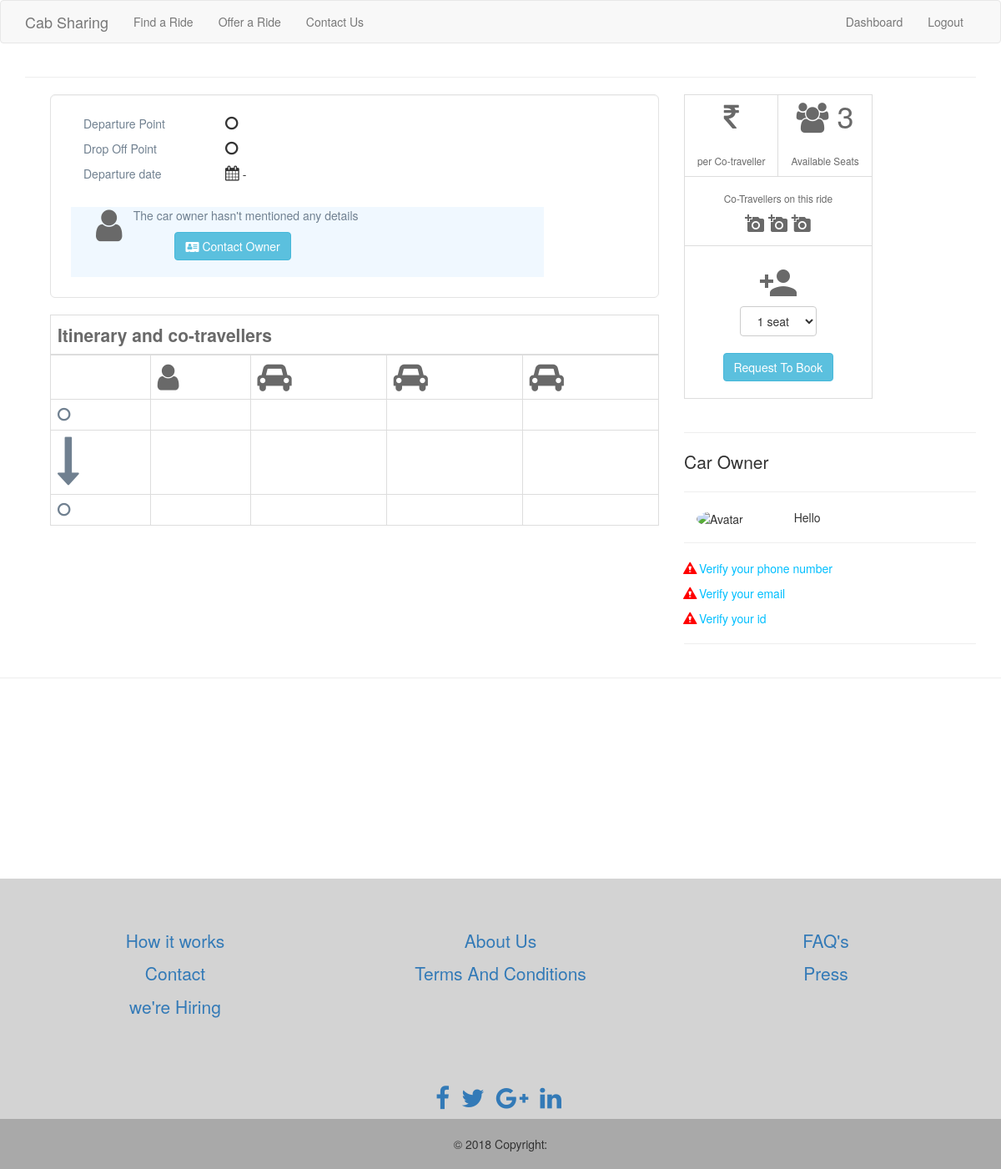
Page /rides_found/14/sankusanku (signed in) on the earlier database version.
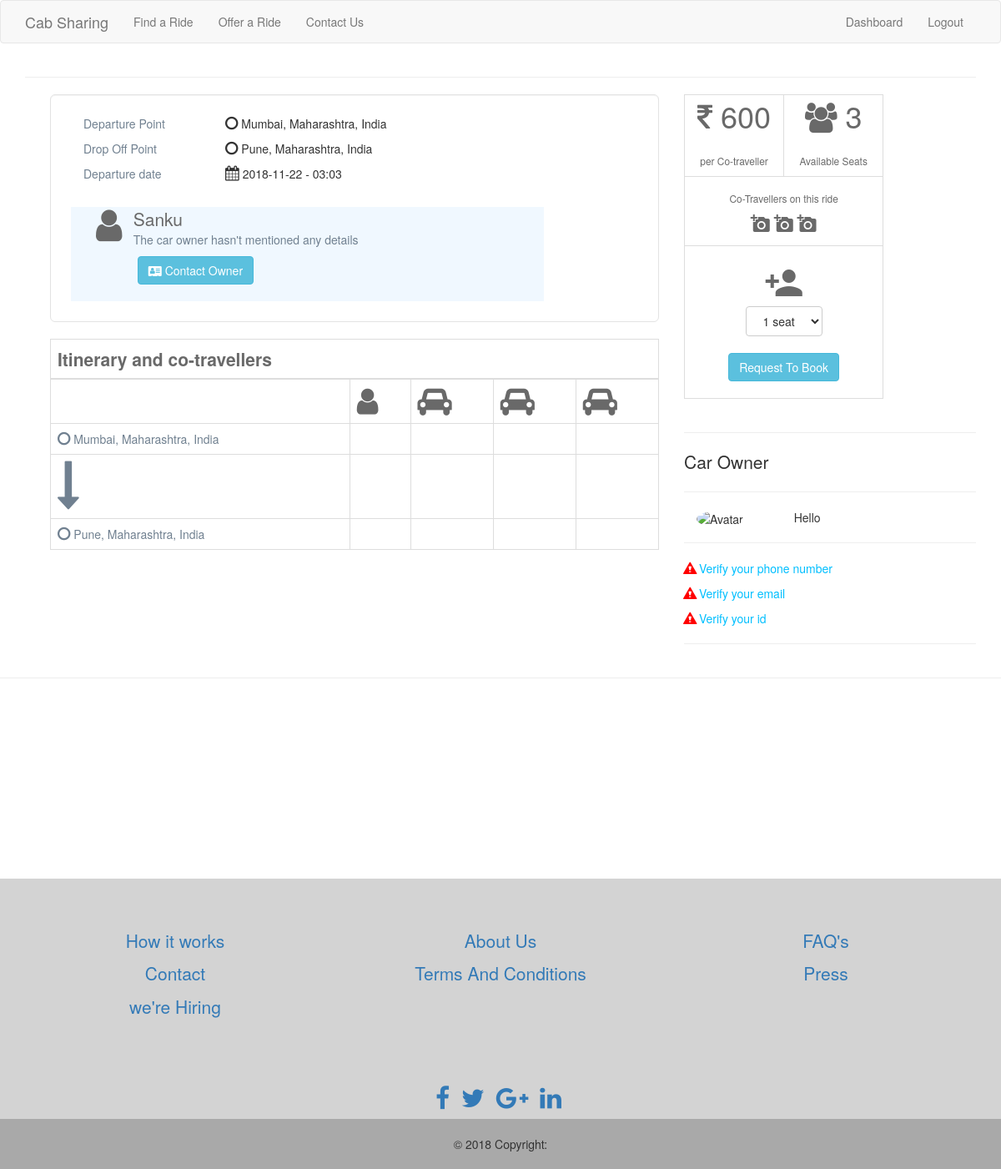
Same page on the later database version.
### tables this page shows
CREATE TABLE "rides_offered" (
	`rideId`	INTEGER PRIMARY KEY AUTOINCREMENT,
	`userName`	text NOT NULL,
	`source`	text NOT NULL,
	`destination`	text NOT NULL,
	`lat1`	text NOT NULL,
	`long1`	text NOT NULL,
	`lat2`	text NOT NULL,
	`long2`	text NOT NULL,
	`offeredDate`	text NOT NULL,
	`offeredTime`	text NOT NULL,
	`offeredPrice`	int NOT NULL,
	`offeredSeats`	NUMERIC NOT NULL,
	`details`	text,
	`valid`	INTEGER NOT NULL
);

CREATE TABLE USERS (

userName text primary key ,
password text not null ,
name text not null ,
phone text not null ,
email text not null unique , 
address text not null
);

### app.py (the view)
@app.route('/rides_found/<string:rideId>/<string:userName>', methods=['GET', 'POST'])
def ride(rideId,userName):
    con = sqlite3.connect("CabSharing.db")
    cur = con.cursor()
    result = cur.execute("SELECT * FROM rides_offered WHERE rideId = ?", [rideId])
    rides = cur.fetchone()
    result1 = cur.execute("SELECT * FROM USERS WHERE userName = ?", [userName])
    user = cur.fetchone()
    cur.execute("select * from rides_requested where rideId = ? and username = ? " , ( rideId , session['username'] ) )
    taken_result = cur.fetchone()
    print(taken_result)
    if taken_result :
        return render_template( 'ride.html', rides=rides , myUserName=session['username'] , flag=1, user=user  )
    return render_template( 'ride.html', rides=rides , myUserName=session['username'] , flag=0, user=user  )

### templates/ride.html (shortened to what this page needs)
{% extends 'layout.html' %}
{% block body %}
  <hr>
  <div class="container ">
    <div class = "col-md-8 " >
      <div class=" col-md-12 well well-lg " style=" background-color:white ">
        <div >
          <div class="col-md-3" style="color:#708090">
            <span>Departure Point</span>
          </div>
          <div class="col-md-9 text-left">
            <p><i class="fa fa-circle-o " style="font-size: 18px"></i> {{rides[2]}}</p>
          </div>
        </div>
        <div >
          <div class="col-md-3" style="color:#708090">
            <span>Drop Off Point</span>
          </div>
          <div class="col-md-9 text-left">
            <p><span><i class="fa fa-circle-o " style="font-size: 18px"></i></span> {{rides[3]}}</p>
          </div>
        </div>
        <div >
          <div class="col-md-3" style="color:#708090">
            <span>Departure date</span>
          </div>
          <div class="col-md-9 text-left">
            <p><i class="fa fa-calendar " style="font-size: 18px"></i> {{rides[8]}} - {{rides[9]}} <br><br></p>
          </div>
        </div>
        <div class="col-md-10 " style=" background-color:#F0F8FF ">
           <div class="col-md-1 " style="color: #696969"><i class="fa fa-user " style="font-size: 44px"></i>
           </div>
           <div class="col-md-10">
            <span class="lead" style="color: #696969">{{user[2]}}</span>
            <p  id="details" style="color:#708090">The car owner hasn't mentioned any details</p>
           </div>
        <div class="col-md-10 ">
          <div class="col-md-1"></div>
          <div class="col-md-8 ">
              <button  class="btn btn-default btn-info"><i class="fa fa-address-card" ></i> Contact Owner</button>
              <br><br>
          </div>
        </div>
        </div>
      </div>
          <table class="table table-bordered" >
        <thead>
          <tr class="lead" style="color: #696969">
            <th colspan="5">Itinerary and co-travellers</th>
          </tr>
        </thead>
        <tbody>
          <tr>
            <td class=" text-bottom"> </td>
            <td style="color: #696969"><i class="fa fa-user " style="font-size: 36px"></i></td>
            <td style="color: #696969"><i class="fa fa-automobile " style="font-size: 36px"></i></td>
            <td style="color: #696969"><i class="fa fa-automobile " style="font-size: 36px"></i></td>
            <td style="color: #696969"><i class="fa fa-automobile " style="font-size: 36px"></i></td>
          </tr>
          <tr>
            <td style="color:#708090"><i class="fa fa-circle-o " style="font-size: 18px"></i> {{rides[2]}}</td>
            <td></td>
            <td></td>
            <td></td>
            <td></td>
          </tr>
          <tr>
            <td style="color:#708090"><i class="fa fa-long-arrow-down" style="font-size:60px"></i></td>
            <td></td>
            <td></td>
            <td></td>
            <td></td>
          </tr>
          <tr>
            <td style="color:#708090"><i class="fa fa-circle-o " style="font-size: 18px"></i> {{rides[3]}}</td>
            <td></td>
            <td></td>
            <td></td>
            <td></td>
          </tr>
        </tbody>
      </table>
    </div>
  <div style="color: #696969">
    <div class="col-md-4 ">
      <div>
        <table class="table-bordered">
          <tr>
            <td class="col-md-6 text-center " >
              <p class="lead" style="font-size: 36px"><i class="fa fa-rupee "></i> {{rides[10]}}</p>
              <p class="small">per Co-traveller</p>
            </td>
            <td class="col-md-6 text-center" >
                <p  class="lead" style="font-size: 36px"><i class="fa fa-group "></i> 3</p>
                <p class="small">Available Seats</p>
            </td>
          </tr>
          <tr>
            <td colspan="2" class="col-md-6 text-center">
              <p class="small"><br>Co-Travellers on this ride</p>
              <p>
                <i class="material-icons">add_a_photo</i>
                <i class="material-icons">add_a_photo</i>
                <i class="material-icons">add_a_photo</i>
              </p>
            </td>
          </tr>
          {% if myUserName != rides[1] %}
          <tr  class="text-center" id=request-seat>
            <td colspan="2">
              <br>
              <div class="dropdown text-center ">
                <div><i class="material-icons" style="font-size:48px;color:#696969">person_add</i></div>
                <select class="btn btn-default">
                  <option class="btn-default" value="1">1 seat</option>
                </select>
                <br><br>
              </div>
              {% if flag == 0 %}
                 <a  class="btn btn-default btn-info " href="/rides_request/{{  rides[0]}}/{{myUserName}}" >
               Request To Book </a>
              {% endif %}
              <br>
              <br>
            </td>
          </tr>
          {% endif %}
      </table>
      </div>
    </div>
  </div>
  <div>
    <div class="col-md-4 ">
          <div>
            <br>
            <hr>
                <span class="lead" > Car Owner</span>
          </div>
          <hr>
          <div>
              <div class="col-md-4">
                <img src="/avatar.jpg" class="img-circle" height="65" width="65" alt="Avatar">
              </div>
              <div class="col-md-8 text-left">
                <p>
                    Hello <strong><em id="username">{{name}}</em></strong>
                </p>
              </div>
          </div>
            <div class=" text-left">
              <p>
                <br>
                <hr>
                <span class="verify-fail glyphicon glyphicon-alert"></span>
                <a href="#" class="verify" id="verify-phone"> Verify your phone number</a>
              </p>
              <p>
                <span class="verify-fail glyphicon glyphicon-alert"></span>
                <a href="#" class="verify" id="verify-phone"> Verify your email</a>
              </p>
              <p>
                <span class="verify-fail glyphicon glyphicon-alert"></span>
                <a href="#" class="verify" id="verify-phone"> Verify your id</a>
              </p>
              <hr>
            </div>
      </div>
    </div>
  </div>
</div>
{% endblock %}

### templates/layout.html (shortened to what this page needs)
<!DOCTYPE html>
<html>
  <head>
      <link rel="stylesheet" type="text/css" href="{{ url_for('static',filename='styles/design.css') }}">
      <link rel="stylesheet" type="text/css" href="{{ url_for('static',filename='styles/main.css') }}">
      <link rel="stylesheet" href="https://maxcdn.bootstrapcdn.com/bootstrap/3.3.7/css/bootstrap.min.css">
      <link rel="stylesheet" href="https://cdnjs.cloudflare.com/ajax/libs/font-awesome/4.7.0/css/font-awesome.min.css">
  </head>
  <body>
    {% include 'includes/_navbar.html' %}
    <div class="container">
      {% block body %}{% endblock %}
    <div>
    {% include 'includes/_footer.html' %}
    </div>
  </body>
</html>

### templates/includes/_navbar.html (shortened to what this page needs)
<nav class="navbar navbar-default">
      <div class="container">
        <div class="navbar-header">
          <a class="navbar-brand" href="/">Cab Sharing</a>
        </div>
        <div id="navbar" class="collapse navbar-collapse">
          <ul class="nav navbar-nav">
            <li><a href="/findcab">Find a Ride</a></li>
            <li><a href="/offercab">Offer a Ride</a></li>
            <li><a href="/contactus">Contact Us</a></li>
          </ul>
          <ul class="nav navbar-nav navbar-right">
            {% if session.logged_in %}
              <li><a href="/dashboard">Dashboard</a></li>
              <li><a href="/logout">Logout</a></li>
            {% else %}
              <li><a href="/register">Register</a></li>
              <li><a href="/login">Login</a></li>
            {% endif %}
          </ul>
        </div>
      </div>
    </nav>

### templates/includes/_footer.html (shortened to what this page needs)
<hr>
<div class="mine" style="background-color:#D3D3D3; margin-top:20%">
<br><br><br>
    <div class="container text-center" style="color: blue">
      <div class="row" >
        <div class="col-xs-6 col-md-4">
          <ul class="list-unstyled lead" >
            <li>
              <a href="#!">How it works</a>
            </li>
            <li>
              <a href="#!">Contact</a>
            </li>
            <li>
              <a href="#!">we're Hiring</a>
            </li>
          </ul>
        </div>
        <div class="col-xs-6 col-md-4">
          <ul class="list-unstyled lead">
            <li>
              <a href="#!">About Us</a>
            </li>
            <li>
              <a href="#!">Terms And Conditions</a>
            </li>
          </ul>
        </div>
        <div class="col-xs-6 col-md-4 ">
          <ul class="list-unstyled lead">
            <li>
              <a href="#!">FAQ's</a>
            </li>
            <li>
              <a href="#!">Press</a>
            </li>
          </ul>
        </div>
      </div>
    </div>
    <br>
    <br>
    <div >
      <br>
    <ul class="list-unstyled list-inline text-center" >
      <li class="list-inline-item">
        <a class="btn-floating btn-fb mx-1">
          <i class="fa fa-facebook" style="font-size: 30px"> </i>
        </a>
      </li>
      <li class="list-inline-item">
        <a class="btn-floating btn-tw mx-1">
          <i class="fa fa-twitter" style="font-size: 30px"> </i>
        </a>
      </li>
      <li class="list-inline-item">
        <a class="btn-floating btn-gplus mx-1">
          <i class="fa fa-google-plus" style="font-size: 30px"> </i>
        </a>
      </li>
      <li class="list-inline-item">
        <a class="btn-floating btn-li mx-1">
          <i class="fa fa-linkedin" style="font-size: 30px"> </i>
        </a>
      </li>
    </ul>
    </div>
    <div class="footer-copyright text-center py-3" style="background-color: #A9A9A9">
      <br>
      © 2018 Copyright:
      <br>
      <br>
    </div>
  </div>

### static/styles/design.css (style rules this page uses)
html, body { height: 100%; margin: 0; padding: 0; }

### static/styles/main.css (style rules this page uses)
.verify { color: #00BFFF; }
.verify-fail { background-color: white; color: red; }

Differences in the rows shown:
added rides_offered: source "Mumbai, Maharashtra, India", destination "Pune, Maharashtra, India", offeredDate "2018-11-22", offeredTime "03:03", offeredPrice "600"
added USERS: name "Sanku"
